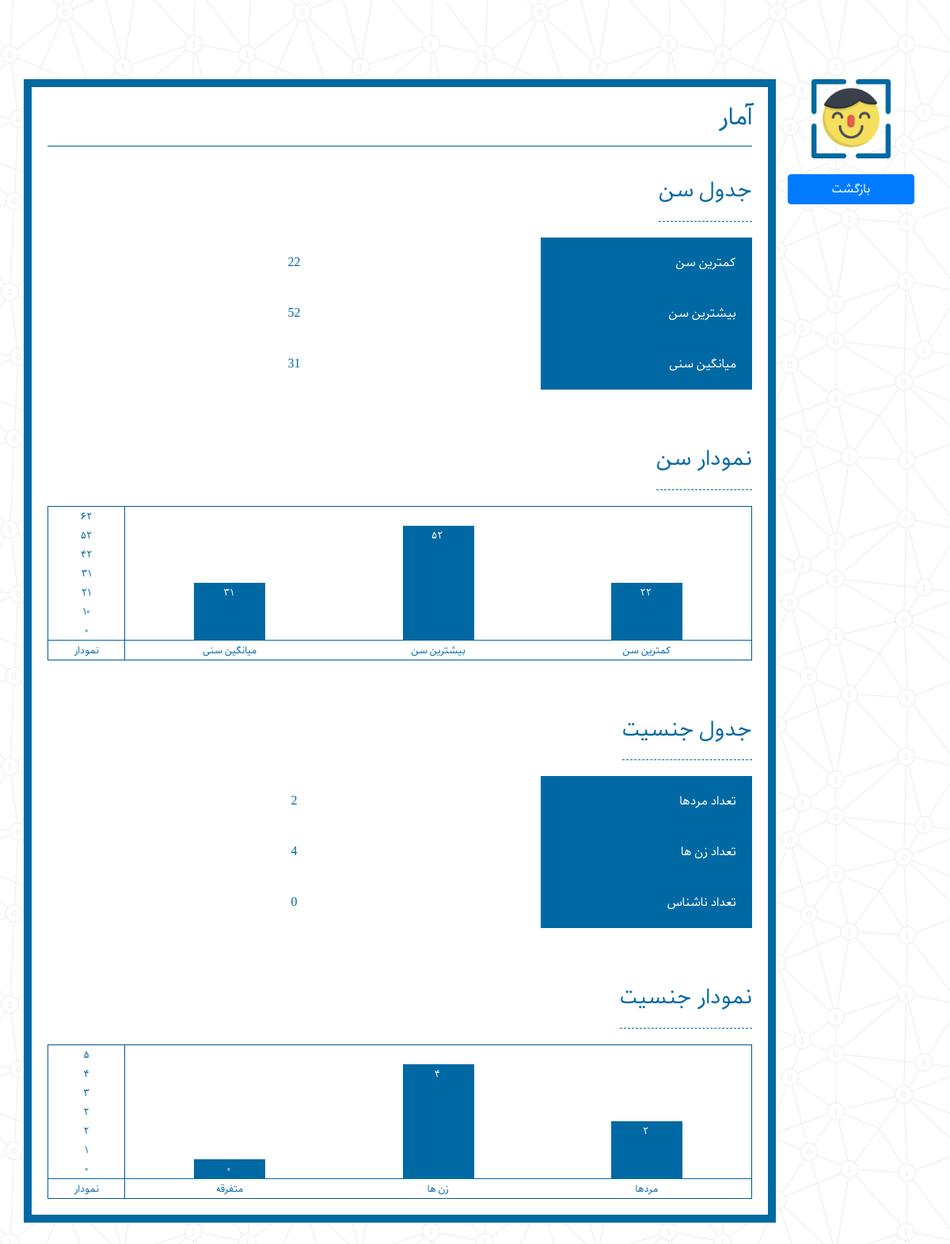
The page /index.php/web/statictics on the database its author committed.
### tables this page shows
CREATE TABLE `tbl_face` (
  `id` bigint(20) NOT NULL,
  `face_id` varchar(255) NOT NULL,
  `file` text NOT NULL,
  `gender` varchar(10) NOT NULL,
  `age` int(11) NOT NULL,
  `timespan` bigint(20) NOT NULL,
  `description` text NOT NULL
);

### application/controllers/web.php (called while the page is built, shortened)
<?php
	class Web extends CI_Controller
	{
		public function statictics()
		{
			$this->load->model('face_model');
			$this->load->library('chart');
			$data = array(
				'base'			=>	base_url(),
				'faces'			=>	$this->face_model->get()
			);
			$this->load->view("ui/statictics", $data);
		}
	}
?>

### index.php (called while the page is built, shortened)
<?php
require_once BASEPATH.'core/CodeIgniter.php';

### application/models/face_model.php (called while the page is built, shortened)
<?php
	class face_model extends CI_Model
	{
		public function get()
		{
			$this->db->order_by('id', 'DESC');
			$result = $this->db->get('face');
			if($result->num_rows())
			{
				$result = $result->result_array();
				return $result;
			}
			else
				return false;
		}
	}
?>

### application/views/ui/statictics.php (the view, shortened to what this page needs)
<!DOCTYPE html>
<html>
<head>
    <link rel="stylesheet" href="<?php echo $base; ?>assets/css/layout.css">
    <link rel="stylesheet" href="<?php echo $base; ?>assets/css/ganjname.css">
    <link rel="stylesheet" href="<?php echo $base; ?>assets/lib/bootstrap/css/bootstrap.css">
    <link rel="stylesheet" href="<?php echo $base; ?>assets/lib/bootstrap/css/bootstrap-grid.css">
    <link rel="stylesheet" href="<?php echo $base; ?>assets/lib/fontawesome/css/fontawesome-all.css">
</head>
<body>
    <section class="statictics">
        <div class="container ganjname-font blue-color">
            <section>
                <div class="row">
                    <div class="col-md-2 float-right logo text-center">
                        <img src="<?php echo $base; ?>assets/image/logo.png" class="img-fluid" alt="تشخیص چهره" title="تشخیص چهره" />
                        <a href="<?php echo $base; ?>" class="btn btn-primary back">بازگشت</a>
                    </div>
                    <div class="col-md-10 float-left text-right content">
                        <h2>آمار</h2>
                        <hr />
                            <?php
                                if($faces===false)
                                    echo "<p class='alert alert-danger'>هیچ چهره ای در سیستم موجود نیست.</p>";
                                else
                                {
                                    $min_age = 0;
                                    $max_age = 0;
                                    $avg_age = 0;
                                    $age_count = 0;
                                    $male_count =0;
                                    $female_count=0;
                                    $other_count=0;
                                    foreach ($faces as $face) {
                                        if($age_count==0)
                                        {
                                            $min_age = $face['age'];
                                            $max_age = $face['age'];
                                            $avg_age = $face['age'];
                                            $age_count++;
                                        }
                                        else
                                        {
                                            if($face['age']> $max_age)
                                            $max_age = $face['age'];
                                            if($face['age']< $min_age)
                                                $min_age = $face['age'];
                                            $avg_age += $face['age'];
                                            $age_count++;
                                        }
                                        if($face['gender']=="male")
                                            $male_count++;
                                        elseif($face['gender']=="female")
                                            $female_count++;
                                        else
                                            $other_count++;
                                    }
                                    $avg_age /= $age_count;
                                    $avg_age = round($avg_age);
                                    echo "<br /><h3>جدول سن</h3><br /><table class='statictics_table' width='100%'> <tr><td>کمترین سن</td><td>" . $min_age . "</td></tr> <tr><td>بیشترین سن</td><td>" . $max_age . "</td></tr> <tr><td>میانگین سنی</td><td>" . $avg_age . "</td></tr> </table><br /><br /><br />";
                                    echo "<h3>نمودار سن</h3><br />" . $this->chart->draw_chart($min_age, $max_age, $avg_age, "کمترین سن", "بیشترین سن", "میانگین سنی");
                                    echo "<br /><br /><br /><h3>جدول جنسیت</h3><br /><table class='statictics_table' width='100%'> <tr><td>تعداد مردها</td><td>" . $male_count . "</td></tr> <tr><td>تعداد زن ها</td><td>" . $female_count . "</td></tr> <tr><td>تعداد ناشناس</td><td>" . $other_count . "</td></tr> </table><br /><br /><br />";
                                    echo "<h3>نمودار جنسیت</h3><br />" . $this->chart->draw_chart($male_count, $female_count, $other_count, "مردها", "زن ها", "متفرقه");
                                }
                            ?>
                    </div>
                </div>
            </section>
            <section>
                <div class="row">
                    <div class="col-md-12">
                    </div>
                </div>
            </section>
        </div>
    </section>
</body>
</html>

### application/libraries/chart.php (shortened to what this page needs)
<?php
class chart {
	public function draw_chart($number1, $number2, $number3, $name1, $name2, $name3)
	{
		$max 				= max($number1, $number2, $number3);
		$number 	 		= 0;
		$number1_capacity 	= 0;
		$number2_capacity 	= 0;
		$number3_capacity 	= 0;
		$number_up			= $max/5;
		$row				= array('', '', '', '', '', '', '', '', '');
		$chart_number		= array(0, 0, 0, 0, 0, 0, 0, 0, 0);
		for($i=0;$i<=7;$i++)
		{
			if($number1 >= $number)
			{
				$number1_capacity = $number1_capacity + 1;
			}
			if($number2 >= $number)
			{
				$number2_capacity = $number2_capacity + 1;
			}
			if($number3 >= $number)
			{
				$number3_capacity = $number3_capacity + 1;
			}
			if($max < $number)
			{
				if($chart_number[$i-1] != $max)
				{
					$chart_number[$i] = $max;
					$chart_number[$i+1] = $max + $number_up;
				}
				else
				{
					$chart_number[$i] = $max + $number_up;
				}
				break;
			}
			else
			{
				$chart_number[$i]	= $number;
			}
			$number = $number + $number_up;
		}
		$table = '<table width="100%" class="chart" cellspacing="0" cellpadding="0">';
		for($i=0;$i<=7;$i++)
		{
			$row[$i] = $row[$i] . '<tr>';
			if($number1_capacity != 0)
			{
				if($number1_capacity!=1)
				{
					$row[$i] = $row[$i] . '<td><p class="bar1">&nbsp;</p></td>';
				}
				else
				{
					$row[$i] = $row[$i] . '<td><p class="bar1">&nbsp;<small>' . $this->tr_num($number1) . '</small></p></td>';
				}
				$number1_capacity = $number1_capacity - 1;
			}
			else
			{
				$row[$i] = $row[$i] . '<td></td>';
			}
			if($number2_capacity != 0)
			{
				if($number2_capacity!=1)
				{
					$row[$i] = $row[$i] . '<td><p class="bar2">&nbsp;</p></td>';
				}
				else
				{
					$row[$i] = $row[$i] . '<td><p class="bar2">&nbsp;<small>' . $this->tr_num($number2) . '</small></p></td>';
				}
				$number2_capacity = $number2_capacity - 1;
			}
			else
			{
				$row[$i] = $row[$i] . '<td></td>';
			}
			if($number3_capacity != 0)
			{
				if($number3_capacity!=1)
				{
					$row[$i] = $row[$i] . '<td><p class="bar3">&nbsp;</p></td>';
				}
				else
				{
					$row[$i] = $row[$i] . '<td><p class="bar3">&nbsp;<small>' . $this->tr_num($number3) . '</small></p></td>';
				}
				$number3_capacity = $number3_capacity - 1;
			}
			else
			{
				$row[$i] = $row[$i] . '<td></td>';
			}
			$row[$i] = $row[$i] . '<td><small>' . $this->tr_num(round($chart_number[$i])) . '</small></td></tr>';
		}
		for($i=6;$i>=0;$i--)
		{
			$table = $table . $row[$i];
		}
		$table = $table . '<tr><td><small>' . $name1 . '</small></td><td><small>' . $name2 . '</small></td><td><small>' . $name3 . '</small></td><td><small>نمودار</small></td></tr></table>';
		return $table;
	}
	public function tr_num($str,$mod='fa',$mf='٫')
	{
		$num_a=array('0','1','2','3','4','5','6','7','8','9','.');
		$key_a=array('۰','۱','۲','۳','۴','۵','۶','۷','۸','۹',$mf);
		return($mod=='fa')?str_replace($num_a,$key_a,$str):str_replace($key_a,$num_a,$str);
	}
}

### assets/css/layout.css (style rules this page uses)
body { direction: rtl; background: url(../image/bg.png); }
.blue-color { color:#0069a3; }
hr { background: #0069a3; }
.back { margin-top: 20px; display: block; width: 100%; }
.statictics .container { margin: 100px auto; }
.statictics .logo { margin-bottom: 30px; }
.statictics .logo img { width: 100px; }
.statictics .content { min-height: 1000px; background: #fff; border:10px solid #0069a3; padding: 20px; }
.statictics_table tr td:nth-child(1) { width:30%; background: #0069a3; color:#fff; }
.statictics_table tr td:nth-child(2) { text-align: center; }
.statictics_table tr td { padding: 20px; }
.statictics h3 { border-bottom: 1px dashed #0069a3; display: inline-block; padding-bottom: 20px; margin-bottom: 20px; }
.chart { border: 1px solid #00559a; padding: 20px; background: #fff; border-bottom-right-radius: 3px; border-bottom-left-radius: 3px }
.chart td:nth-child(4) { border-right: 1px solid #00559a; }
.chart td:nth-child(4), .chart tr:nth-child(8) { text-align: center }
.chart tr:nth-child(8) { border-top:1px solid #0069a3; }
.chart .bar1, .chart .bar2, .chart .bar3 { background: #0069a3; margin: 0 auto; text-align: center; color: #fff }
@media (min-width:951px) { .chart .bar1, .chart .bar2, .chart .bar3 { width: 90px } }

### assets/css/ganjname.css (style rules this page uses)
.ganjname-font { font-family: 'GanjNamehSans'; }

### rows shown on the page
tbl_face: age "22", age "۲۲"
tbl_face: age "52", age "۵۲"

### other values the page prints
$avg_age "31"
$this->tr_num(round($chart_number[$i])) "۶۲ ۵۲ ۴۲ ۳۱ ۲۱ ۱۰ ۰ ۵ ۴ ۳ ۲ ۲ ۱ ۰"
$this->tr_num($number3) "۳۱ ۰"
$name1 "کمترین سن مردها"
$name2 "بیشترین سن زن ها"
$name3 "میانگین سنی متفرقه"
$male_count "2"
$female_count "4"
$other_count "0"
$this->tr_num($number2) "۴"
$this->tr_num($number1) "۲"
